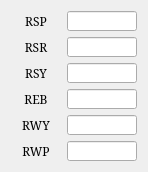
   <widget class="QWidget" name="gridLayoutWidget">
    <property name="enabled">
     <bool>true</bool>
    </property>
    <property name="geometry">
     <rect>
      <x>10</x>
      <y>160</y>
      <width>131</width>
      <height>161</height>
     </rect>
    </property>
    <layout class="QGridLayout" name="gridLayout">
     <item row="5" column="1">
      <widget class="QLineEdit" name="LE_JOINT_RWP">
       <property name="enabled">
        <bool>true</bool>
       </property>
       <property name="sizePolicy">
        <sizepolicy hsizetype="Fixed" vsizetype="Fixed">
         <horstretch>0</horstretch>
         <verstretch>0</verstretch>
        </sizepolicy>
       </property>
       <property name="minimumSize">
        <size>
         <width>70</width>
         <height>20</height>
        </size>
       </property>
       <property name="maximumSize">
        <size>
         <width>70</width>
         <height>20</height>
        </size>
       </property>
       <property name="font">
        <font>
         <family>Serif</family>
         <pointsize>9</pointsize>
        </font>
       </property>
       <property name="alignment">
        <set>Qt::AlignRight|Qt::AlignTrailing|Qt::AlignVCenter</set>
       </property>
       <property name="readOnly">
        <bool>true</bool>
       </property>
      </widget>
     </item>
     <item row="4" column="0">
      <widget class="QLabel" name="label_5">
       <property name="enabled">
        <bool>true</bool>
       </property>
       <property name="sizePolicy">
        <sizepolicy hsizetype="Fixed" vsizetype="Fixed">
         <horstretch>0</horstretch>
         <verstretch>0</verstretch>
        </sizepolicy>
       </property>
       <property name="minimumSize">
        <size>
         <width>50</width>
         <height>20</height>
        </size>
       </property>
       <property name="maximumSize">
        <size>
         <width>50</width>
         <height>20</height>
        </size>
       </property>
       <property name="font">
        <font>
         <family>Serif</family>
         <pointsize>9</pointsize>
        </font>
       </property>
       <property name="text">
        <string>RWY</string>
       </property>
       <property name="alignment">
        <set>Qt::AlignCenter</set>
       </property>
      </widget>
     </item>
     <item row="5" column="0">
      <widget class="QLabel" name="label_6">
       <property name="enabled">
        <bool>true</bool>
       </property>
       <property name="sizePolicy">
        <sizepolicy hsizetype="Fixed" vsizetype="Fixed">
         <horstretch>0</horstretch>
         <verstretch>0</verstretch>
        </sizepolicy>
       </property>
       <property name="minimumSize">
        <size>
         <width>50</width>
         <height>20</height>
        </size>
       </property>
       <property name="maximumSize">
        <size>
         <width>50</width>
         <height>20</height>
        </size>
       </property>
       <property name="font">
        <font>
         <family>Serif</family>
         <pointsize>9</pointsize>
        </font>
       </property>
       <property name="text">
        <string>RWP</string>
       </property>
       <property name="alignment">
        <set>Qt::AlignCenter</set>
       </property>
      </widget>
     </item>
     <item row="2" column="0">
      <widget class="QLabel" name="label_3">
       <property name="enabled">
        <bool>true</bool>
       </property>
       <property name="sizePolicy">
        <sizepolicy hsizetype="Fixed" vsizetype="Fixed">
         <horstretch>0</horstretch>
         <verstretch>0</verstretch>
        </sizepolicy>
       </property>
       <property name="minimumSize">
        <size>
         <width>50</width>
         <height>20</height>
        </size>
       </property>
       <property name="maximumSize">
        <size>
         <width>50</width>
         <height>20</height>
        </size>
       </property>
       <property name="font">
        <font>
         <family>Serif</family>
         <pointsize>9</pointsize>
        </font>
       </property>
       <property name="text">
        <string>RSY</string>
       </property>
       <property name="alignment">
        <set>Qt::AlignCenter</set>
       </property>
      </widget>
     </item>
     <item row="0" column="1">
      <widget class="QLineEdit" name="LE_JOINT_RSP">
       <property name="enabled">
        <bool>true</bool>
       </property>
       <property name="sizePolicy">
        <sizepolicy hsizetype="Fixed" vsizetype="Fixed">
         <horstretch>0</horstretch>
         <verstretch>0</verstretch>
        </sizepolicy>
       </property>
       <property name="minimumSize">
        <size>
         <width>70</width>
         <height>20</height>
        </size>
       </property>
       <property name="maximumSize">
        <size>
         <width>70</width>
         <height>20</height>
        </size>
       </property>
       <property name="font">
        <font>
         <family>Serif</family>
         <pointsize>9</pointsize>
        </font>
       </property>
       <property name="alignment">
        <set>Qt::AlignRight|Qt::AlignTrailing|Qt::AlignVCenter</set>
       </property>
       <property name="readOnly">
        <bool>true</bool>
       </property>
      </widget>
     </item>
     <item row="0" column="0">
      <widget class="QLabel" name="label_2">
       <property name="enabled">
        <bool>true</bool>
       </property>
       <property name="sizePolicy">
        <sizepolicy hsizetype="Fixed" vsizetype="Fixed">
         <horstretch>0</horstretch>
         <verstretch>0</verstretch>
        </sizepolicy>
       </property>
       <property name="minimumSize">
        <size>
         <width>50</width>
         <height>20</height>
        </size>
       </property>
       <property name="maximumSize">
        <size>
         <width>50</width>
         <height>20</height>
        </size>
       </property>
       <property name="font">
        <font>
         <family>Serif</family>
         <pointsize>9</pointsize>
        </font>
       </property>
       <property name="text">
        <string>RSP</string>
       </property>
       <property name="alignment">
        <set>Qt::AlignCenter</set>
       </property>
      </widget>
     </item>
     <item row="3" column="0">
      <widget class="QLabel" name="label_4">
       <property name="enabled">
        <bool>true</bool>
       </property>
       <property name="sizePolicy">
        <sizepolicy hsizetype="Fixed" vsizetype="Fixed">
         <horstretch>0</horstretch>
         <verstretch>0</verstretch>
        </sizepolicy>
       </property>
       <property name="minimumSize">
        <size>
         <width>50</width>
         <height>20</height>
        </size>
       </property>
       <property name="maximumSize">
        <size>
         <width>50</width>
         <height>20</height>
        </size>
       </property>
       <property name="font">
        <font>
         <family>Serif</family>
         <pointsize>9</pointsize>
        </font>
       </property>
       <property name="text">
        <string>REB</string>
       </property>
       <property name="alignment">
        <set>Qt::AlignCenter</set>
       </property>
      </widget>
     </item>
     <item row="2" column="1">
      <widget class="QLineEdit" name="LE_JOINT_RSY">
       <property name="enabled">
        <bool>true</bool>
       </property>
       <property name="sizePolicy">
        <sizepolicy hsizetype="Fixed" vsizetype="Fixed">
         <horstretch>0</horstretch>
         <verstretch>0</verstretch>
        </sizepolicy>
       </property>
       <property name="minimumSize">
        <size>
         <width>70</width>
         <height>20</height>
        </size>
       </property>
       <property name="maximumSize">
        <size>
         <width>70</width>
         <height>20</height>
        </size>
       </property>
       <property name="font">
        <font>
         <family>Serif</family>
         <pointsize>8</pointsize>
        </font>
       </property>
       <property name="alignment">
        <set>Qt::AlignRight|Qt::AlignTrailing|Qt::AlignVCenter</set>
       </property>
       <property name="readOnly">
        <bool>true</bool>
       </property>
      </widget>
     </item>
     <item row="1" column="1">
      <widget class="QLineEdit" name="LE_JOINT_RSR">
       <property name="enabled">
        <bool>true</bool>
       </property>
       <property name="sizePolicy">
        <sizepolicy hsizetype="Fixed" vsizetype="Fixed">
         <horstretch>0</horstretch>
         <verstretch>0</verstretch>
        </sizepolicy>
       </property>
       <property name="minimumSize">
        <size>
         <width>70</width>
         <height>20</height>
        </size>
       </property>
       <property name="maximumSize">
        <size>
         <width>70</width>
         <height>20</height>
        </size>
       </property>
       <property name="font">
        <font>
         <family>Serif</family>
         <pointsize>9</pointsize>
        </font>
       </property>
       <property name="alignment">
        <set>Qt::AlignRight|Qt::AlignTrailing|Qt::AlignVCenter</set>
       </property>
       <property name="readOnly">
        <bool>true</bool>
       </property>
      </widget>
     </item>
     <item row="3" column="1">
      <widget class="QLineEdit" name="LE_JOINT_REB">
       <property name="enabled">
        <bool>true</bool>
       </property>
       <property name="sizePolicy">
        <sizepolicy hsizetype="Fixed" vsizetype="Fixed">
         <horstretch>0</horstretch>
         <verstretch>0</verstretch>
        </sizepolicy>
       </property>
       <property name="minimumSize">
        <size>
         <width>70</width>
         <height>20</height>
        </size>
       </property>
       <property name="maximumSize">
        <size>
         <width>70</width>
         <height>20</height>
        </size>
       </property>
       <property name="font">
        <font>
         <family>Serif</family>
         <pointsize>9</pointsize>
        </font>
       </property>
       <property name="alignment">
        <set>Qt::AlignRight|Qt::AlignTrailing|Qt::AlignVCenter</set>
       </property>
       <property name="readOnly">
        <bool>true</bool>
       </property>
      </widget>
     </item>
     <item row="1" column="0">
      <widget class="QLabel" name="label_7">
       <property name="enabled">
        <bool>true</bool>
       </property>
       <property name="sizePolicy">
        <sizepolicy hsizetype="Fixed" vsizetype="Fixed">
         <horstretch>0</horstretch>
         <verstretch>0</verstretch>
        </sizepolicy>
       </property>
       <property name="minimumSize">
        <size>
         <width>50</width>
         <height>20</height>
        </size>
       </property>
       <property name="maximumSize">
        <size>
         <width>50</width>
         <height>20</height>
        </size>
       </property>
       <property name="font">
        <font>
         <family>Serif</family>
         <pointsize>9</pointsize>
        </font>
       </property>
       <property name="text">
        <string>RSR</string>
       </property>
       <property name="alignment">
        <set>Qt::AlignCenter</set>
       </property>
      </widget>
     </item>
     <item row="4" column="1">
      <widget class="QLineEdit" name="LE_JOINT_RWY">
       <property name="enabled">
        <bool>true</bool>
       </property>
       <property name="sizePolicy">
        <sizepolicy hsizetype="Fixed" vsizetype="Fixed">
         <horstretch>0</horstretch>
         <verstretch>0</verstretch>
        </sizepolicy>
       </property>
       <property name="minimumSize">
        <size>
         <width>70</width>
         <height>20</height>
        </size>
       </property>
       <property name="maximumSize">
        <size>
         <width>70</width>
         <height>20</height>
        </size>
       </property>
       <property name="font">
        <font>
         <family>Serif</family>
         <pointsize>9</pointsize>
        </font>
       </property>
       <property name="alignment">
        <set>Qt::AlignRight|Qt::AlignTrailing|Qt::AlignVCenter</set>
       </property>
       <property name="readOnly">
        <bool>true</bool>
       </property>
      </widget>
     </item>
    </layout>
   </widget>
